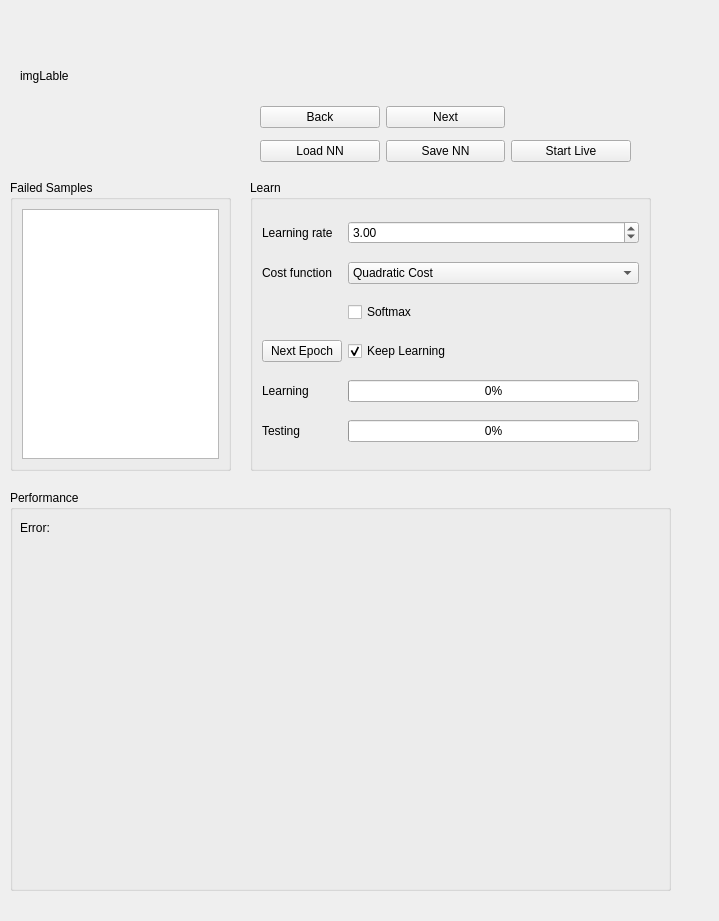
<?xml version="1.0" encoding="UTF-8"?>
<ui version="4.0">
 <class>Widget</class>
 <widget class="QWidget" name="Widget">
  <property name="geometry">
   <rect>
    <x>0</x>
    <y>0</y>
    <width>719</width>
    <height>921</height>
   </rect>
  </property>
  <property name="windowTitle">
   <string>Form</string>
  </property>
  <widget class="QLabel" name="imgLable">
   <property name="geometry">
    <rect>
     <x>20</x>
     <y>10</y>
     <width>151</width>
     <height>131</height>
    </rect>
   </property>
   <property name="minimumSize">
    <size>
     <width>100</width>
     <height>100</height>
    </size>
   </property>
   <property name="text">
    <string>imgLable</string>
   </property>
  </widget>
  <widget class="QWidget" name="gridLayoutWidget">
   <property name="geometry">
    <rect>
     <x>260</x>
     <y>100</y>
     <width>371</width>
     <height>70</height>
    </rect>
   </property>
   <layout class="QGridLayout" name="gridLayout">
    <item row="0" column="2">
     <widget class="QPushButton" name="nextSample">
      <property name="text">
       <string>Next</string>
      </property>
     </widget>
    </item>
    <item row="0" column="0">
     <widget class="QPushButton" name="formerSample">
      <property name="text">
       <string>Back</string>
      </property>
     </widget>
    </item>
    <item row="1" column="0">
     <widget class="QPushButton" name="loadNNBtn">
      <property name="text">
       <string>Load NN</string>
      </property>
     </widget>
    </item>
    <item row="1" column="2">
     <widget class="QPushButton" name="saveNNBtn">
      <property name="text">
       <string>Save NN</string>
      </property>
     </widget>
    </item>
    <item row="1" column="3">
     <widget class="QPushButton" name="startLiveBtn">
      <property name="text">
       <string>Start Live</string>
      </property>
     </widget>
    </item>
   </layout>
  </widget>
  <widget class="QGroupBox" name="groupBox">
   <property name="geometry">
    <rect>
     <x>250</x>
     <y>180</y>
     <width>401</width>
     <height>291</height>
    </rect>
   </property>
   <property name="title">
    <string>Learn</string>
   </property>
   <layout class="QGridLayout" name="gridLayout_2">
    <item row="0" column="2">
     <widget class="QLabel" name="label">
      <property name="text">
       <string>Learning rate</string>
      </property>
     </widget>
    </item>
    <item row="0" column="3">
     <widget class="QDoubleSpinBox" name="learingRateSB">
      <property name="singleStep">
       <double>0.200000000000000</double>
      </property>
      <property name="value">
       <double>3.000000000000000</double>
      </property>
     </widget>
    </item>
    <item row="8" column="3">
     <widget class="QProgressBar" name="testingProgress">
      <property name="value">
       <number>0</number>
      </property>
     </widget>
    </item>
    <item row="5" column="3">
     <widget class="QCheckBox" name="keepLearingCB">
      <property name="text">
       <string>Keep Learning</string>
      </property>
      <property name="checked">
       <bool>true</bool>
      </property>
     </widget>
    </item>
    <item row="8" column="2">
     <widget class="QLabel" name="label_3">
      <property name="text">
       <string>Testing</string>
      </property>
     </widget>
    </item>
    <item row="3" column="3">
     <widget class="QComboBox" name="costFunctionCombo">
      <item>
       <property name="text">
        <string>Quadratic Cost</string>
       </property>
      </item>
      <item>
       <property name="text">
        <string>Cross Entropy</string>
       </property>
      </item>
     </widget>
    </item>
    <item row="3" column="2">
     <widget class="QLabel" name="label_4">
      <property name="text">
       <string>Cost function</string>
      </property>
     </widget>
    </item>
    <item row="5" column="2">
     <widget class="QPushButton" name="learnPB">
      <property name="text">
       <string>Next Epoch</string>
      </property>
     </widget>
    </item>
    <item row="7" column="2">
     <widget class="QLabel" name="label_2">
      <property name="text">
       <string>Learning</string>
      </property>
     </widget>
    </item>
    <item row="7" column="3">
     <widget class="QProgressBar" name="learingProgress">
      <property name="value">
       <number>0</number>
      </property>
     </widget>
    </item>
    <item row="4" column="3">
     <widget class="QCheckBox" name="softmax">
      <property name="text">
       <string>Softmax</string>
      </property>
     </widget>
    </item>
   </layout>
  </widget>
  <widget class="QLabel" name="activationLable">
   <property name="geometry">
    <rect>
     <x>190</x>
     <y>10</y>
     <width>461</width>
     <height>31</height>
    </rect>
   </property>
   <property name="text">
    <string/>
   </property>
  </widget>
  <widget class="QLabel" name="classificationLable">
   <property name="geometry">
    <rect>
     <x>190</x>
     <y>50</y>
     <width>401</width>
     <height>31</height>
    </rect>
   </property>
   <property name="text">
    <string/>
   </property>
  </widget>
  <widget class="QGroupBox" name="groupBox_2">
   <property name="geometry">
    <rect>
     <x>10</x>
     <y>180</y>
     <width>221</width>
     <height>291</height>
    </rect>
   </property>
   <property name="title">
    <string>Failed Samples</string>
   </property>
   <layout class="QVBoxLayout" name="verticalLayout">
    <item>
     <widget class="QListWidget" name="failedSampleList"/>
    </item>
   </layout>
  </widget>
  <widget class="QGroupBox" name="groupBox_3">
   <property name="geometry">
    <rect>
     <x>10</x>
     <y>490</y>
     <width>661</width>
     <height>401</height>
    </rect>
   </property>
   <property name="title">
    <string>Performance</string>
   </property>
   <widget class="QtCharts::QChartView" name="progressChart" native="true">
    <property name="geometry">
     <rect>
      <x>12</x>
      <y>90</y>
      <width>611</width>
      <height>291</height>
     </rect>
    </property>
    <property name="sizePolicy">
     <sizepolicy hsizetype="Expanding" vsizetype="Expanding">
      <horstretch>0</horstretch>
      <verstretch>0</verstretch>
     </sizepolicy>
    </property>
   </widget>
   <widget class="QLabel" name="errLable">
    <property name="geometry">
     <rect>
      <x>10</x>
      <y>30</y>
      <width>611</width>
      <height>16</height>
     </rect>
    </property>
    <property name="text">
     <string>Error: </string>
    </property>
   </widget>
   <widget class="QLabel" name="resultLable">
    <property name="geometry">
     <rect>
      <x>10</x>
      <y>60</y>
      <width>611</width>
      <height>20</height>
     </rect>
    </property>
    <property name="text">
     <string/>
    </property>
   </widget>
  </widget>
 </widget>
 <customwidgets>
  <customwidget>
   <class>QtCharts::QChartView</class>
   <extends>QWidget</extends>
   <header>QChartView</header>
   <container>1</container>
  </customwidget>
 </customwidgets>
 <resources/>
 <connections/>
</ui>
